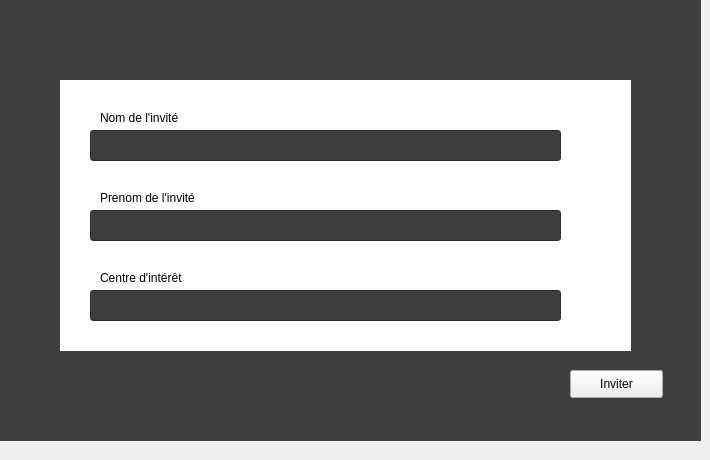
      <widget class="QWidget" name="tab_13">
       <attribute name="title">
        <string>Inviter</string>
       </attribute>
       <widget class="QLabel" name="label_93">
        <property name="geometry">
         <rect>
          <x>0</x>
          <y>-10</y>
          <width>701</width>
          <height>451</height>
         </rect>
        </property>
        <property name="styleSheet">
         <string notr="true">background-color: rgb(63, 63, 63);</string>
        </property>
        <property name="text">
         <string/>
        </property>
       </widget>
       <widget class="QLabel" name="label_94">
        <property name="geometry">
         <rect>
          <x>60</x>
          <y>80</y>
          <width>571</width>
          <height>271</height>
         </rect>
        </property>
        <property name="styleSheet">
         <string notr="true">background-color: rgb(255, 255, 255);</string>
        </property>
        <property name="text">
         <string/>
        </property>
       </widget>
       <widget class="QLineEdit" name="lineEdit_27">
        <property name="geometry">
         <rect>
          <x>90</x>
          <y>130</y>
          <width>471</width>
          <height>31</height>
         </rect>
        </property>
        <property name="styleSheet">
         <string notr="true">background-color: rgb(63, 63, 63);</string>
        </property>
       </widget>
       <widget class="QLabel" name="label_95">
        <property name="geometry">
         <rect>
          <x>10</x>
          <y>10</y>
          <width>61</width>
          <height>21</height>
         </rect>
        </property>
        <property name="styleSheet">
         <string notr="true">image: url(:/flchfinalll/flch final.png);</string>
        </property>
        <property name="text">
         <string/>
        </property>
       </widget>
       <widget class="QPushButton" name="pushButton_52">
        <property name="geometry">
         <rect>
          <x>570</x>
          <y>370</y>
          <width>93</width>
          <height>28</height>
         </rect>
        </property>
        <property name="text">
         <string>Inviter</string>
        </property>
       </widget>
       <widget class="QLabel" name="label_96">
        <property name="geometry">
         <rect>
          <x>100</x>
          <y>110</y>
          <width>91</width>
          <height>16</height>
         </rect>
        </property>
        <property name="text">
         <string>Nom de l'invité</string>
        </property>
       </widget>
       <widget class="QLineEdit" name="lineEdit_28">
        <property name="geometry">
         <rect>
          <x>90</x>
          <y>290</y>
          <width>471</width>
          <height>31</height>
         </rect>
        </property>
        <property name="styleSheet">
         <string notr="true">background-color: rgb(63, 63, 63);</string>
        </property>
       </widget>
       <widget class="QLineEdit" name="lineEdit_29">
        <property name="geometry">
         <rect>
          <x>90</x>
          <y>210</y>
          <width>471</width>
          <height>31</height>
         </rect>
        </property>
        <property name="styleSheet">
         <string notr="true">background-color: rgb(63, 63, 63);</string>
        </property>
       </widget>
       <widget class="QLabel" name="label_97">
        <property name="geometry">
         <rect>
          <x>100</x>
          <y>270</y>
          <width>111</width>
          <height>16</height>
         </rect>
        </property>
        <property name="text">
         <string>Centre d'intérêt</string>
        </property>
       </widget>
       <widget class="QLabel" name="label_98">
        <property name="geometry">
         <rect>
          <x>100</x>
          <y>190</y>
          <width>111</width>
          <height>16</height>
         </rect>
        </property>
        <property name="text">
         <string>Prenom de l'invité</string>
        </property>
       </widget>
      </widget>
